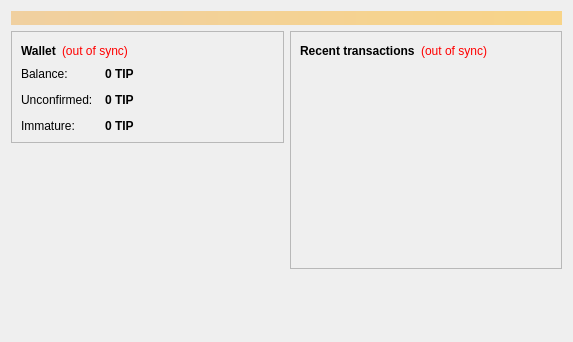
<?xml version="1.0" encoding="UTF-8"?>
<ui version="4.0">
 <class>OverviewPage</class>
 <widget class="QWidget" name="OverviewPage">
  <property name="geometry">
   <rect>
    <x>0</x>
    <y>0</y>
    <width>573</width>
    <height>342</height>
   </rect>
  </property>
  <property name="windowTitle">
   <string>Form</string>
  </property>
  <layout class="QVBoxLayout" name="topLayout">
   <item>
    <widget class="QLabel" name="labelAlerts">
     <property name="visible">
      <bool>false</bool>
     </property>
     <property name="styleSheet">
      <string notr="true">background-color: qlineargradient(x1: 0, y1: 0, x2: 1, y2: 0, stop:0 #F0D0A0, stop:1 #F8D488); color:#000000;</string>
     </property>
     <property name="wordWrap">
      <bool>true</bool>
     </property>
     <property name="margin">
      <number>3</number>
     </property>
    </widget>
   </item>
   <item>
    <layout class="QHBoxLayout" name="horizontalLayout" stretch="1,1">
     <item>
      <layout class="QVBoxLayout" name="verticalLayout_2">
       <item>
        <widget class="QFrame" name="frame">
         <property name="frameShape">
          <enum>QFrame::StyledPanel</enum>
         </property>
         <property name="frameShadow">
          <enum>QFrame::Raised</enum>
         </property>
         <layout class="QVBoxLayout" name="verticalLayout_4">
          <item>
           <layout class="QHBoxLayout" name="horizontalLayout_4">
            <item>
             <widget class="QLabel" name="label_5">
              <property name="font">
               <font>
                <weight>75</weight>
                <bold>true</bold>
               </font>
              </property>
              <property name="text">
               <string>Wallet</string>
              </property>
             </widget>
            </item>
            <item>
             <widget class="QLabel" name="labelWalletStatus">
              <property name="toolTip">
               <string>The displayed information may be out of date. Your wallet automatically synchronizes with the Tipcoin network after a connection is established, but this process has not completed yet.</string>
              </property>
              <property name="styleSheet">
               <string notr="true">QLabel { color: red; }</string>
              </property>
              <property name="text">
               <string notr="true">(out of sync)</string>
              </property>
              <property name="alignment">
               <set>Qt::AlignLeading|Qt::AlignLeft|Qt::AlignVCenter</set>
              </property>
             </widget>
            </item>
            <item>
             <spacer name="horizontalSpacer_2">
              <property name="orientation">
               <enum>Qt::Horizontal</enum>
              </property>
              <property name="sizeHint" stdset="0">
               <size>
                <width>40</width>
                <height>20</height>
               </size>
              </property>
             </spacer>
            </item>
           </layout>
          </item>
          <item>
           <layout class="QFormLayout" name="formLayout_2">
            <property name="fieldGrowthPolicy">
             <enum>QFormLayout::AllNonFixedFieldsGrow</enum>
            </property>
            <property name="horizontalSpacing">
             <number>12</number>
            </property>
            <property name="verticalSpacing">
             <number>12</number>
            </property>
            <item row="0" column="0">
             <widget class="QLabel" name="label">
              <property name="text">
               <string>Balance:</string>
              </property>
             </widget>
            </item>
            <item row="0" column="1">
             <widget class="QLabel" name="labelBalance">
              <property name="font">
               <font>
                <weight>75</weight>
                <bold>true</bold>
               </font>
              </property>
              <property name="cursor">
               <cursorShape>IBeamCursor</cursorShape>
              </property>
              <property name="toolTip">
               <string>Your current balance</string>
              </property>
              <property name="text">
               <string notr="true">0 TIP</string>
              </property>
              <property name="textInteractionFlags">
               <set>Qt::LinksAccessibleByMouse|Qt::TextSelectableByKeyboard|Qt::TextSelectableByMouse</set>
              </property>
             </widget>
            </item>
            <item row="1" column="0">
             <widget class="QLabel" name="label_3">
              <property name="text">
               <string>Unconfirmed:</string>
              </property>
             </widget>
            </item>
            <item row="1" column="1">
             <widget class="QLabel" name="labelUnconfirmed">
              <property name="font">
               <font>
                <weight>75</weight>
                <bold>true</bold>
               </font>
              </property>
              <property name="cursor">
               <cursorShape>IBeamCursor</cursorShape>
              </property>
              <property name="toolTip">
               <string>Total of transactions that have yet to be confirmed, and do not yet count toward the current balance</string>
              </property>
              <property name="text">
               <string notr="true">0 TIP</string>
              </property>
              <property name="textInteractionFlags">
               <set>Qt::LinksAccessibleByMouse|Qt::TextSelectableByKeyboard|Qt::TextSelectableByMouse</set>
              </property>
             </widget>
            </item>
            <item row="2" column="0">
             <widget class="QLabel" name="labelImmatureText">
              <property name="text">
               <string>Immature:</string>
              </property>
             </widget>
            </item>
            <item row="2" column="1">
             <widget class="QLabel" name="labelImmature">
              <property name="font">
               <font>
                <weight>75</weight>
                <bold>true</bold>
               </font>
              </property>
              <property name="toolTip">
               <string>Mined balance that has not yet matured</string>
              </property>
              <property name="text">
               <string notr="true">0 TIP</string>
              </property>
              <property name="textInteractionFlags">
               <set>Qt::LinksAccessibleByMouse|Qt::TextSelectableByKeyboard|Qt::TextSelectableByMouse</set>
              </property>
             </widget>
            </item>
           </layout>
          </item>
         </layout>
        </widget>
       </item>
       <item>
        <spacer name="verticalSpacer">
         <property name="orientation">
          <enum>Qt::Vertical</enum>
         </property>
         <property name="sizeHint" stdset="0">
          <size>
           <width>20</width>
           <height>40</height>
          </size>
         </property>
        </spacer>
       </item>
      </layout>
     </item>
     <item>
      <layout class="QVBoxLayout" name="verticalLayout_3">
       <item>
        <widget class="QFrame" name="frame_2">
         <property name="frameShape">
          <enum>QFrame::StyledPanel</enum>
         </property>
         <property name="frameShadow">
          <enum>QFrame::Raised</enum>
         </property>
         <layout class="QVBoxLayout" name="verticalLayout">
          <item>
           <layout class="QHBoxLayout" name="horizontalLayout_2">
            <item>
             <widget class="QLabel" name="label_4">
              <property name="text">
               <string>&lt;b&gt;Recent transactions&lt;/b&gt;</string>
              </property>
             </widget>
            </item>
            <item>
             <widget class="QLabel" name="labelTransactionsStatus">
              <property name="toolTip">
               <string>The displayed information may be out of date. Your wallet automatically synchronizes with the Tipcoin network after a connection is established, but this process has not completed yet.</string>
              </property>
              <property name="styleSheet">
               <string notr="true">QLabel { color: red; }</string>
              </property>
              <property name="text">
               <string notr="true">(out of sync)</string>
              </property>
              <property name="alignment">
               <set>Qt::AlignRight|Qt::AlignTrailing|Qt::AlignVCenter</set>
              </property>
             </widget>
            </item>
            <item>
             <spacer name="horizontalSpacer">
              <property name="orientation">
               <enum>Qt::Horizontal</enum>
              </property>
              <property name="sizeHint" stdset="0">
               <size>
                <width>40</width>
                <height>20</height>
               </size>
              </property>
             </spacer>
            </item>
           </layout>
          </item>
          <item>
           <widget class="QListView" name="listTransactions">
            <property name="styleSheet">
             <string notr="true">QListView { background: transparent; }</string>
            </property>
            <property name="frameShape">
             <enum>QFrame::NoFrame</enum>
            </property>
            <property name="verticalScrollBarPolicy">
             <enum>Qt::ScrollBarAlwaysOff</enum>
            </property>
            <property name="horizontalScrollBarPolicy">
             <enum>Qt::ScrollBarAlwaysOff</enum>
            </property>
            <property name="selectionMode">
             <enum>QAbstractItemView::NoSelection</enum>
            </property>
           </widget>
          </item>
         </layout>
        </widget>
       </item>
       <item>
        <spacer name="verticalSpacer_2">
         <property name="orientation">
          <enum>Qt::Vertical</enum>
         </property>
         <property name="sizeHint" stdset="0">
          <size>
           <width>20</width>
           <height>40</height>
          </size>
         </property>
        </spacer>
       </item>
      </layout>
     </item>
    </layout>
   </item>
  </layout>
 </widget>
 <resources/>
 <connections/>
</ui>
